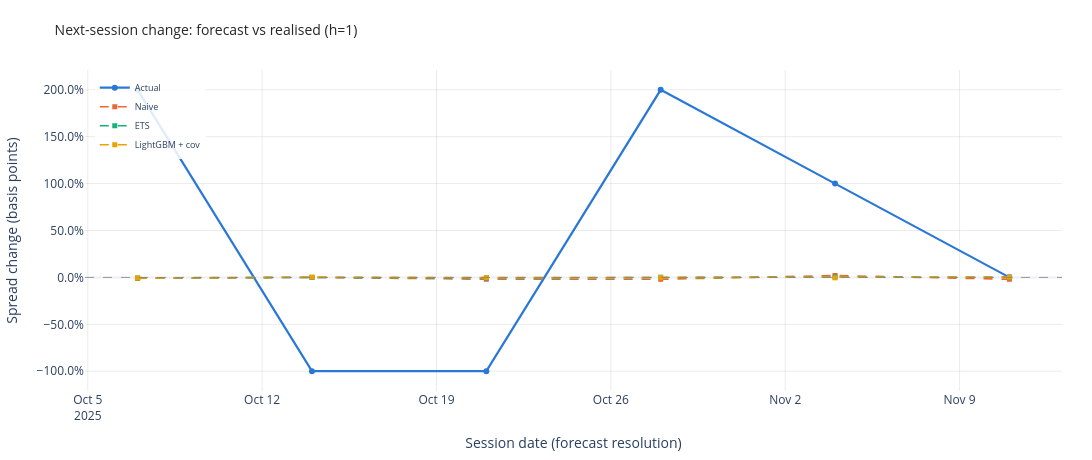

Here is the notebook cell this chart was saved with:
### Code cell
plotly_spread_change_forecast_vs_actual_multi(compare_by_run, title="Next-session change: forecast vs realised (h=1)")

### Figure 1 — Plotly figure (JSON) as saved in the notebook; plotly's stock layout.template omitted (floating-point values rounded to 4 significant figures)
{"data": [{"hovertemplate": "Actual: %{y:.2%}<extra></extra>", "line": {"color": "#2a78d6", "width": 2.2}, "marker": {"size": 6, "symbol": "circle"}, "mode": "lines+markers", "name": "Actual", "type": "scatter", "x": ["2025-10-07T00:00:00.000000", "2025-10-14T00:00:00.000000", "2025-10-21T00:00:00.000000", "2025-10-28T00:00:00.000000", "2025-11-04T00:00:00.000000", "2025-11-11T00:00:00.000000"], "y": [2.0, -1.0, -1.0, 2.0, 1.0, 0.0]}, {"hovertemplate": "Naive: %{y:.2%}<extra></extra>", "line": {"color": "#eb6834", "dash": "dash", "width": 1.6}, "marker": {"size": 5, "symbol": "square"}, "mode": "lines+markers", "name": "Naive", "type": "scatter", "x": ["2025-10-07T00:00:00.000000", "2025-10-14T00:00:00.000000", "2025-10-21T00:00:00.000000", "2025-10-28T00:00:00.000000", "2025-11-04T00:00:00.000000", "2025-11-11T00:00:00.000000"], "y": [-0.01, 0.0, -0.02, -0.02, 0.02, -0.02]}, {"hovertemplate": "ETS: %{y:.2%}<extra></extra>", "line": {"color": "#1baf7a", "dash": "dash", "width": 1.6}, "marker": {"size": 5, "symbol": "square"}, "mode": "lines+markers", "name": "ETS", "type": "scatter", "x": ["2025-10-07T00:00:00.000000", "2025-10-14T00:00:00.000000", "2025-10-21T00:00:00.000000", "2025-10-28T00:00:00.000000", "2025-11-04T00:00:00.000000", "2025-11-11T00:00:00.000000"], "y": [-0.007129, -0.0003346, -0.007162, 0.001997, 0.004431, 0.00474]}, {"hovertemplate": "LightGBM + cov: %{y:.2%}<extra></extra>", "line": {"color": "#eda100", "dash": "dash", "width": 1.6}, "marker": {"size": 5, "symbol": "square"}, "mode": "lines+markers", "name": "LightGBM + cov", "type": "scatter", "x": ["2025-10-07T00:00:00.000000", "2025-10-14T00:00:00.000000", "2025-10-21T00:00:00.000000", "2025-10-28T00:00:00.000000", "2025-11-04T00:00:00.000000", "2025-11-11T00:00:00.000000"], "y": [-0.006106, 0.002983, -0.002063, -0.0002782, -0.004608, 0.003453]}], "layout": {"height": 460, "hovermode": "x unified", "legend": {"bgcolor": "rgba(255, 255, 255, 0.85)", "font": {"size": 9}, "x": 0.01, "xanchor": "left", "y": 0.99, "yanchor": "top"}, "margin": {"b": 50, "l": 60, "r": 30, "t": 70}, "shapes": [{"line": {"color": "rgb(128, 128, 128)", "dash": "dash", "width": 0.8}, "type": "line", "x0": 0, "x1": 1, "xref": "x domain", "y0": 0, "y1": 0, "yref": "y"}], "title": {"font": {"color": "rgb(38, 38, 38)", "size": 14}, "text": "Next-session change: forecast vs realised (h=1)"}, "width": 1100, "xaxis": {"gridcolor": "rgba(0, 0, 0, 0.08)", "showgrid": true, "showspikes": true, "spikecolor": "rgba(120, 120, 120, 0.5)", "spikemode": "across", "spikesnap": "cursor", "spikethickness": 1, "title": {"text": "Session date (forecast resolution)"}}, "yaxis": {"gridcolor": "rgba(0, 0, 0, 0.08)", "showgrid": true, "tickformat": ".1%", "title": {"text": "Spread change (basis points)"}}}}
